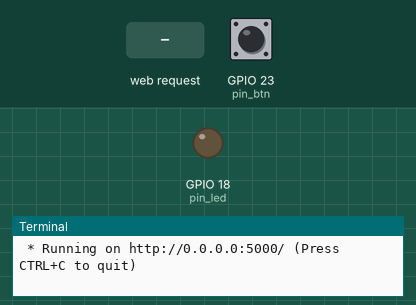
Recording of a program running on a simulated Raspberry Pi (BCM pin numbers). Parts: output pins drawn as LEDs (lit = HIGH), the last lines printed to the terminal. The inputs (shaded band) are chosen by the test bench; at power-on: GPIO 23 (pin_btn) LOW. The clock reads 2024-03-15 10:24:30 at power-on unless the program sets it.

Above: at 1.2 s.
1.3 s: HTTP request for /operate/led received with the fields val=on
At 2.0 s:
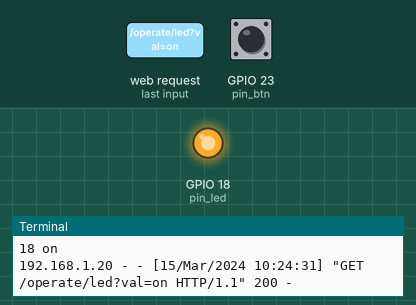
5.9 s: HTTP request for /operate/led received with the fields val=off
At 6.7 s:
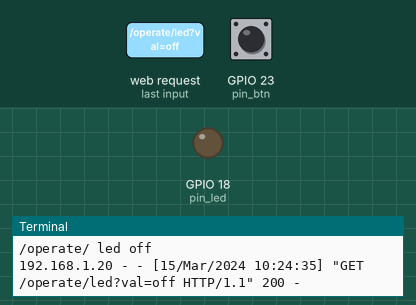
Timing chart, 0 to 8.4 s (numbered marks = the images above; inputs shaded):
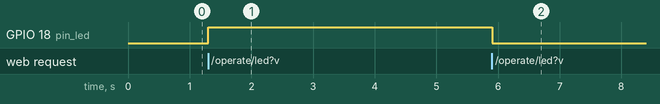

The program:

04web_iot.py
```python
from flask import Flask, request, redirect
import RPi.GPIO as GPIO
from flask_socketio import SocketIO, send
import Adafruit_DHT, json, time

app = Flask(__name__)
app.config['SECRET_KEY'] = 'secret'
socketio = SocketIO(app,async_mode='threading')

pin_led = 18
pin_btn = 23
pin_dht11 = 24

GPIO.setmode(GPIO.BCM)
GPIO.setup(pin_led, GPIO.OUT)
GPIO.setup(pin_btn, GPIO.IN, pull_up_down=GPIO.PUD_DOWN)
sensor = Adafruit_DHT.DHT11

@app.route('/')
def main():
    return redirect('/static/web_iot.html')


@app.route('/operate/<cmd>')
def op(cmd):
    val = request.values['val']
    if cmd == "led":
        val = request.values['val']
        print('/operate/', cmd, val)
        if val == 'on':
            GPIO.output(pin_led, True)
            print(pin_led, 'on')
        elif val == 'off':
            GPIO.output(pin_led, False)
        return 'OK'


@app.route('/monitor')
def monitoring():
    try:
        print('/monitor')
        humidity, temperature = Adafruit_DHT.read_retry(sensor, pin_dht11)
        obj = {'humi' : humidity, 'temp' : temperature}
        print(obj)
        return json.dumps(obj)
    except Exception as e:
        print('err', e)


@socketio.on('connect')
def connect():
    send({'data': 'welcome'})

def my_callback(channel):
    print('Edge detected on channel %s state %s'% (channel, GPIO.input(channel)))
    val =GPIO.input(channel)
    if val == 1:
        socketio.send( {'data': '1' })
    else:
        socketio.send({'data': '0'})
    print('btn pressed', 0)

if __name__ == '__main__':
    try:
        GPIO.add_event_detect(pin_btn, GPIO.BOTH, callback=my_callback)
        socketio.run(app, host='0.0.0.0')
    finally:
        print('cleaning up')
        GPIO.cleanup()
```

Measured:
- after the input at 1.3 s, GPIO 18 (pin_led): LOW → HIGH at once
- after the input at 5.9 s, GPIO 18 (pin_led): HIGH → LOW at once
